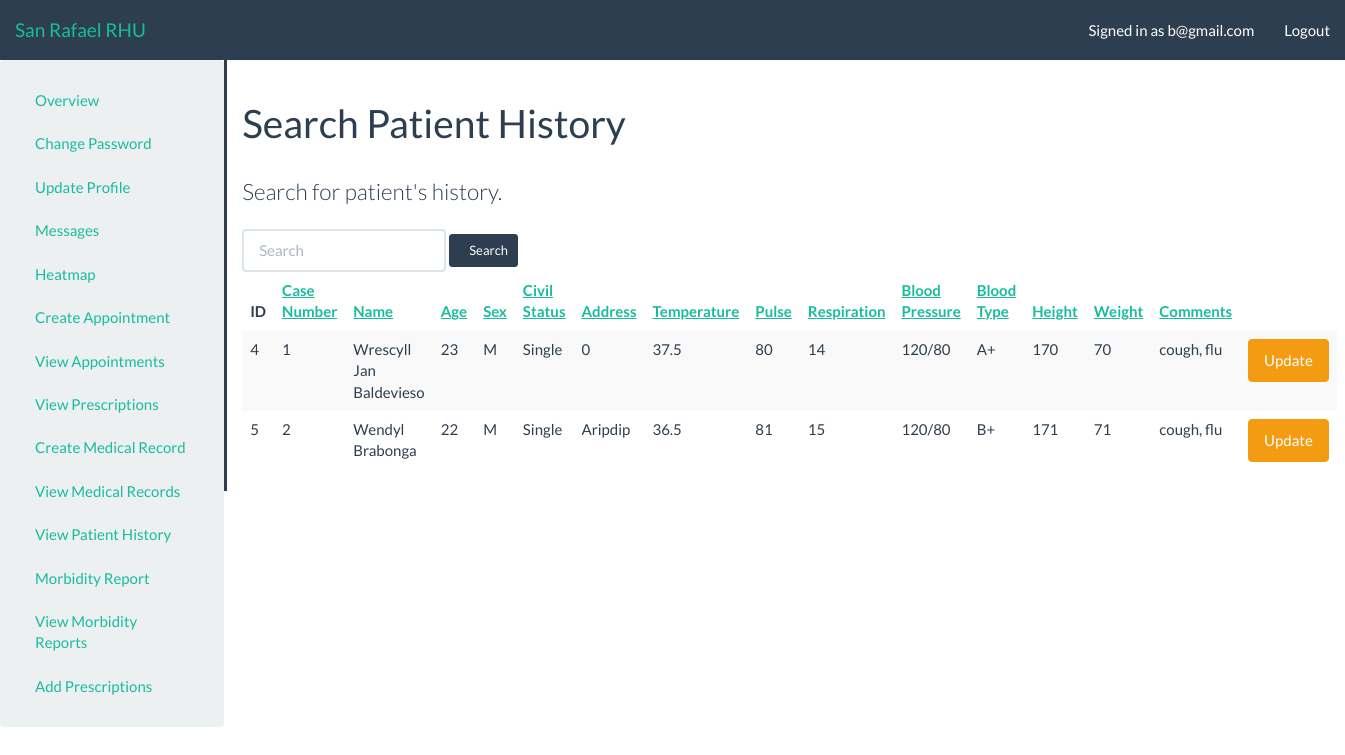
Page /doctor_profile/medicalinfo/search/ (signed in) on the earlier database version.
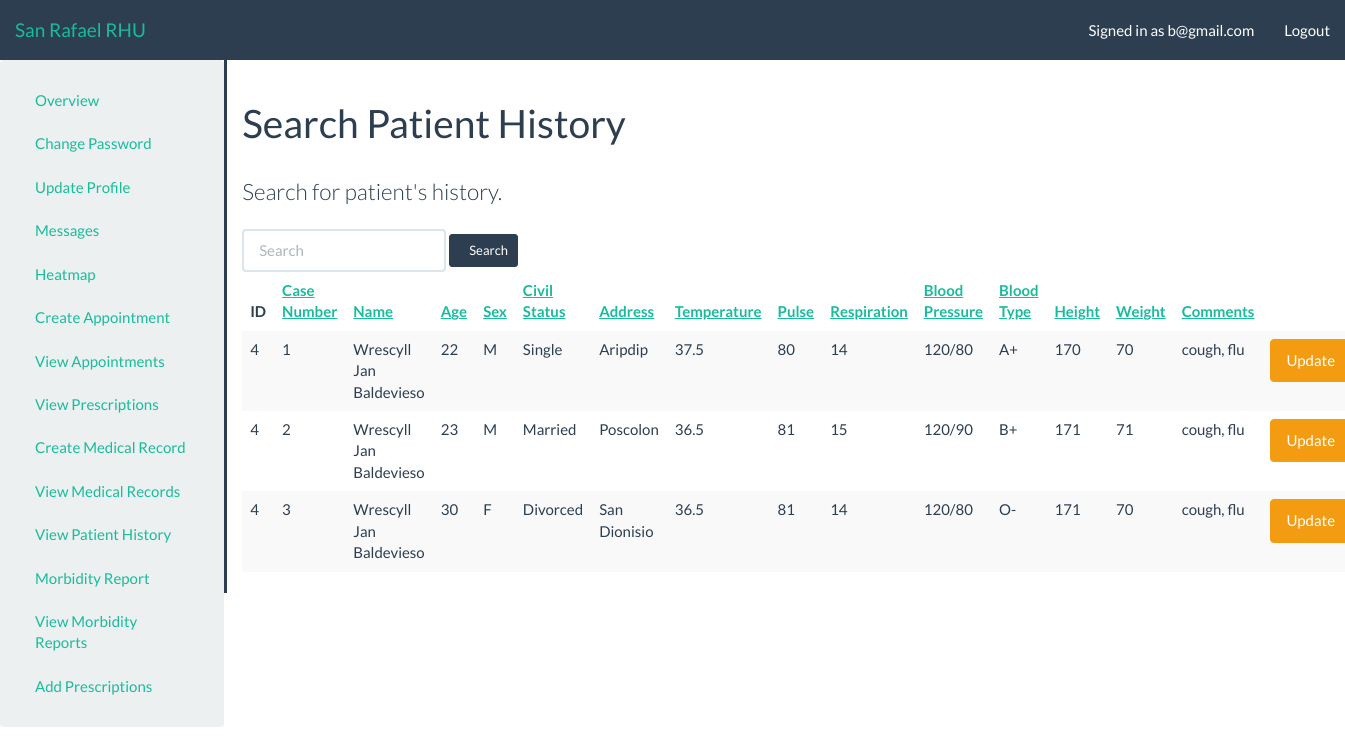
Same page on the later database version.
### RHU/models.py (models this page shows, shortened)
class MedicalInfo(models.Model):
    GENDER = (
        ('', '-----'),
        ('M', 'Male'),
        ('F', 'Female'),
    )
    BARANGAY = (
        ('', '------'),
        ('Aripdip', 'Aripdip'),
        ('Ilongbukid', 'Ilongbukid'),
        ('Poscolon', 'Poscolon'),
        ('San Florentino', 'San Florentino'),
        ('Calaigang', 'Calaigang'),
        ('San Dionisio', 'San Dionisio'),
    )
    BLOOD = (
        ('', '-----'),
        ('A+', 'A+ TYPE'),
        ('B+', 'B+ TYPE'),
        ('AB+', 'AB+ TYPE'),
        ('O+', 'O+ TYPE'),
        ('A-', 'A- TYPE'),
        ('B-', 'B- TYPE'),
        ('AB-', 'AB- TYPE'),
        ('O-', 'O- TYPE'),
    )
    CIVIL_STATUS = (
        ('', '-----'),
        ('Single', 'Single'),
        ('Married', 'Married'),
        ('Divorced', 'Divorced'),
        ('Separated', 'Separated'),
        ('Widowed', 'Widowed'),
    )
    class Meta:
        verbose_name_plural = 'Medical Info'
    caseNumber = models.CharField(max_length=10, primary_key=True, unique=True)
    patient = models.ForeignKey(User, on_delete=models.CASCADE, null=True)
    age = models.CharField(max_length=3, null=True)
    sex = models.CharField(default=0, blank=True, max_length=1, choices=GENDER)
    civilStatus = models.CharField(default=0, blank=True, max_length=20, choices=CIVIL_STATUS)
    barangay = models.CharField(default=0, blank=True, max_length=50, choices=BARANGAY)
    temperature = models.CharField(max_length=5, null=True)
    pulse = models.CharField(max_length=5, null=True)
    respiration = models.CharField(max_length=5, null=True)
    bloodPressure = models.CharField(max_length=10, null=True)
    height = models.CharField(max_length=5, null=True)
    weight = models.CharField(max_length=5, null=True)
    bloodType = models.CharField(default=0, max_length=10, choices=BLOOD)
    comments = models.CharField(max_length=700)

class Account(models.Model):
    ACCOUNT_UNKNOWN = 0
    ACCOUNT_PATIENT = 10
    ACCOUNT_DOCTOR = 20
    ACCOUNT_ADMIN = 30
    ACCOUNT_TYPES = (
        (ACCOUNT_UNKNOWN, "Unknown"),
        (ACCOUNT_PATIENT, "Patient"),
        (ACCOUNT_DOCTOR, "Doctor"),
        (ACCOUNT_ADMIN, "Admin"),
    )
    EMPLOYEE_TYPES = (
        (ACCOUNT_DOCTOR, "Doctor"),
        (ACCOUNT_ADMIN, "Admin"),
    )
    role = models.IntegerField(default = 0, choices = ACCOUNT_TYPES)
    profile = models.OneToOneField(Profile, on_delete=models.CASCADE)
    user = models.OneToOneField(User, on_delete=models.CASCADE)
    class Admin:
        list_display = (
            'role',
            'profile',
            'user'
        )

class Profile(models.Model):
    GENDER = (
        ('', '-----'),
        ('M', 'Male'),
        ('F', 'Female'),
    )
    firstname = models.CharField(blank=True, max_length=50)
    lastname = models.CharField(blank=True, max_length=50)
    sex = models.CharField(default=0, blank=True, max_length=1, choices=GENDER)
    birthday = models.DateField(default=date(1000, 1, 1))
    phone = models.CharField(blank=True, max_length=20)
    created = models.DateTimeField(auto_now_add=True)
    def __str__(self):
        return self.firstname + " " + self.lastname

### RHU/views_medicalInfo.py (the view, shortened to what this page needs)
# urls.py: path('doctor_profile/medicalinfo/search/', views_medicalInfo.doctor_search_view, name='medicalinfo/doctorsearch'),
def doctor_search_view(request):
    authentication_result = views.authentication_check(request, [Account.ACCOUNT_DOCTOR])
    if authentication_result is not None: return authentication_result
    template_data = views.parse_session(request)
    medicalinfoes = MedicalInfo.objects.all()
    template_data['query'] = medicalinfoes.order_by('patient_id')
    return render(request, 'Thesis/medicalinfo/patienthistory.html', template_data)

### RHU/views.py (called while the page is built, shortened)
def authentication_check(request, required_roles=None, required_GET=None):
    if not request.user.is_authenticated:
        request.session['alert_danger'] = "You must be logged in to view that page."
        return HttpResponseRedirect('/')
    try:
        request.user.account
    except ObjectDoesNotExist:
        request.session['alert_danger'] = "Your account was not properly created, please try a different account."
        return HttpResponseRedirect('/logout')

def parse_session(request, template_data=None):
    if template_data is None:
        template_data = {}
    if request.session.has_key('alert_successs'):
        template_data['alert_success'] = request.session.get('alert_success')
        del request.session['alert_success']
    if request.session.has_key('alert_danger'):
        template_data['alert_danger'] = request.session.get('alert_danger')
        del request.session['alert_danger']
    return template_data

### templates/Thesis/medicalinfo/patienthistory.html (shortened to what this page needs)
{% extends "doctorbase.html" %}
{% load app_filters %}
{% block body_header %}Search Patient History{% endblock %}
{% block body_block %}
    <p class="lead">Search for patient's history.</p>
    <form method="GET" action="search">
        <div class="form-inline">
            <input type="search" placeholder="Search" name="search" class="form-control" required="required" />
            <button class="btn btn-primary btn-sm"><span class="glyphicon glyphicon-search"></span>Search</button>
        </div>
    </form>
    <table class="table table-striped">
        <thead>
            <th>ID</th>
            <th><a href="./?sort=caseNumber">Case Number</a></th>
            <th><a href="./?sort=name">Name</a></th>
            <th><a href="./?sort=age">Age</a></th>
            <th><a href="./?sort=sex">Sex</a></th>
            <th><a href="./?sort=civilStatus">Civil Status</a></th>
            <th><a href="./?sort=address">Address</a></th>
            <th><a href="./?sort=temperature">Temperature</a></th>
            <th><a href="./?sort=pulse">Pulse</a></th>
            <th><a href="./?sort=respiration">Respiration</a></th>
            <th><a href="./?sort=bloodPressure">Blood Pressure</a></th>
            <th><a href="./?sort=bloodType">Blood Type</a></th>
            <th><a href="./?sort=height">Height</a></th>
            <th><a href="./?sort=weight">Weight</a></th>
            <th><a href="./?sort=comments">Comments</a></th>
        </thead>
        {% for medicalinfo in query %}
            <tr>
                <td>{{ medicalinfo.patient_id }}</td>
                <td>{{ medicalinfo.caseNumber }}</td>
                <td>{{ medicalinfo.patient.account.profile }}</td>
                <td>{{ medicalinfo.age }}</td>
                <td>{{ medicalinfo.sex }}</td>
                <td>{{ medicalinfo.civilStatus }}</td>
                <td>{{ medicalinfo.barangay }}</td>
                <td>{{ medicalinfo.temperature }}</td>
                <td>{{ medicalinfo.pulse }}</td>
                <td>{{ medicalinfo.respiration }}</td>
                <td>{{ medicalinfo.bloodPressure }}</td>
                <td>{{ medicalinfo.bloodType }}</td>
                <td>{{ medicalinfo.height }}</td>
                <td>{{ medicalinfo.weight }}</td>
                <td>{{ medicalinfo.comments }}</td>
                <td>
                    {% if not user.account.role == 10 %}
                        <a class="btn btn-warning" href="/medicalinfo/update/?pk={{ medicalinfo.pk }}" role="button">Update</a>
                    {% endif %}
                </td>
            </tr>
        {% endfor %}
    </table>
{% endblock %}

Differences in the rows shown:
changed MedicalInfo "Single": age "23" → "22"; barangay "0" → "Aripdip"
changed MedicalInfo id 2: patient_id "5" → "4"; patient.account.profile "Wendyl Brabonga" → "Wrescyll Jan Baldevieso"; age "22" → "23"; civilStatus "Single" → "Married"; barangay "Aripdip" → "Poscolon"; bloodPressure "120/80" → "120/90"
added MedicalInfo: patient_id "4", caseNumber "3", patient.account.profile "Wrescyll Jan Baldevieso", age "30", sex "F", civilStatus "Divorced", barangay "San Dionisio", temperature "36.5", pulse "81", respiration "14", bloodPressure "120/80", bloodType "O-", height "171", weight "70", comments "cough, flu"
